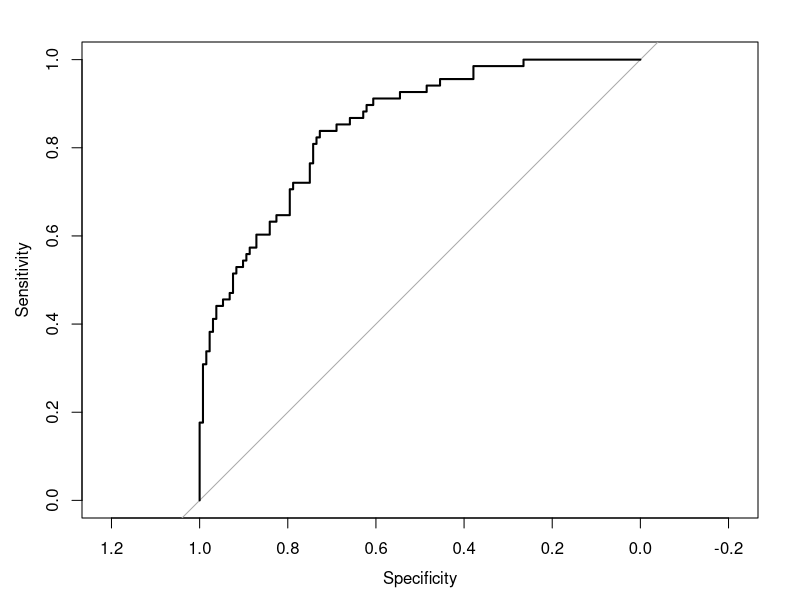
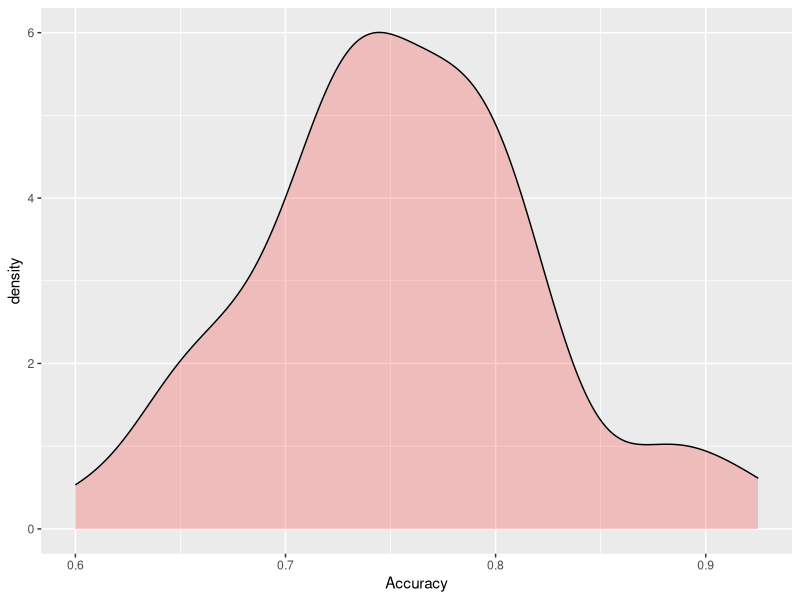

Source code (R) for these figures, in order: (Note: this script raises an error after producing the figures.)
library(MASS)
library(caret)
library(pROC)
library(Metrics)
library(MASS)
library(tidyverse)
data("Pima.tr")
#Question1
Pima.split <- createDataPartition(Pima.tr$type, p = .75, list = F)
Pima.training <- Pima.tr[Pima.split, ]
Pima.testing <- Pima.tr[-Pima.split, ]
#Because we want the majority of our data to be training set, and 75 is between 70 and 80.
#Question2
Pima.glm <- glm(type ~ ., data = Pima.tr, family = "binomial")
summary(Pima.glm)
#Question3
actual.pimo.type <- factor(Pima.tr$type)
predicted.pimo.type <- factor(ifelse(
  predict(Pima.glm, type = "response") >= .5, "Yes", "No"))
predicted.pimo.probability <- predict(Pima.glm, type = "response")
accuracy(actual = actual.pimo.type, predicted = predicted.pimo.type)
roc(response = actual.pimo.type,
    predictor = predicted.pimo.probability, plot = T)

pima.prob.train <- predict(Pima.glm, newdata = Pima.training, type = "response")
pima.prob.test <- predict(Pima.glm, newdata = Pima.testing, type = "response")
pima.class.train <- ifelse(pima.prob.train >= .5, "Yes", "No")
pima.class.test <- ifelse(pima.prob.test >= .5, "Yes", "No")
accuracy(actual = Pima.training$type, predicted = pima.class.train)
accuracy(actual = Pima.testing$type, predicted = pima.class.test)
#Question4
set.seed(1234)
Pima.glm.Kfold <- train(type ~ ., data = Pima.tr,
                      method = "glm", family = "binomial",
                      trControl = trainControl(method = "repeatedcv",
                                               number = 5, repeats = 10,
                                               savePredictions = T))
Pima.glm.Kfold$results
Pima.glm.Kfold
temp = Pima.glm.Kfold$resample
#Question5
ggplot(data = Pima.glm.Kfold$resample, aes(x = Accuracy)) +
  geom_density(alpha = .2, fill="red")
quantile(temp$Accuracy)
#Question6


#Question7
data("UScereal")
UScereal <- UScereal[-c(10)]
cereal.lm <- lm(calories ~ protein+fat+sodium+fibre+carbo+sugars+shelf+vitamins, data = UScereal)
summary(cereal.lm)
#Question8
UScereal.matrix <- model.matrix(calories ~ protein+fat+sodium+fibre+carbo+sugars+shelf+vitamins,
                               data = UScereal)
cereal.ridge <- cv.glmnet(x = UScereal.matrix, y = UScereal$calories, alpha = 0, nfolds = 5)
plot(cereal.ridge)
cereal.lasso <- cv.glmnet(x = UScereal.matrix, y = UScereal$calories, alpha = 1, nfolds = 5)
plot(cereal.lasso)
#Question9
